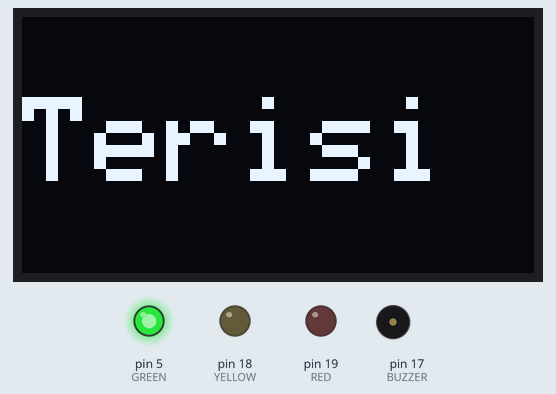
Simulated run of this sketch. Board: Arduino Uno, built with avr-gcc and run on an emulated ATmega328P. Parts: 128×64 one-colour display, output pins drawn as LEDs (lit = HIGH), buzzer (waves = sounding). Pins used as bus, display or sensor lines are not drawn.

Above: at 2.1 s.
At 7.2 s:
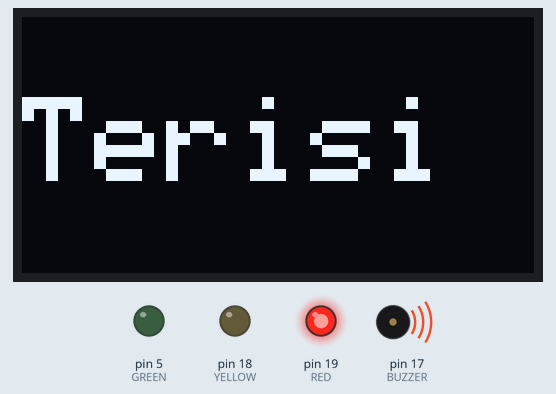
At 9.5 s:
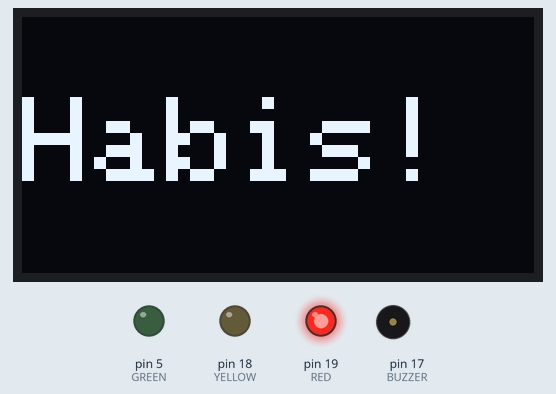
At 17.6 s:
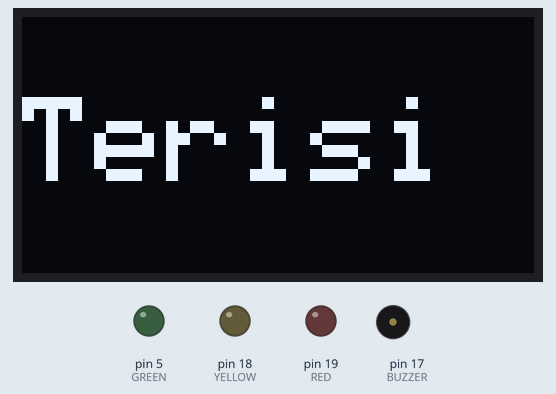
At 21.77 s:
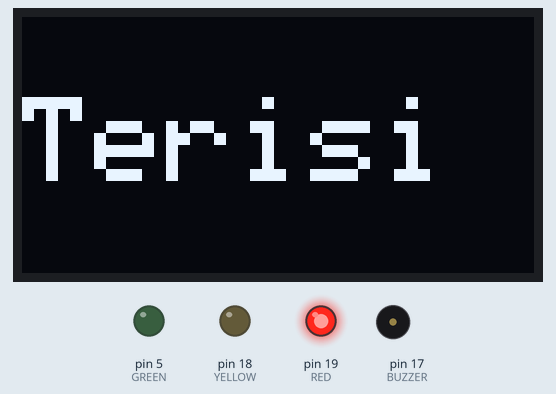
At 36.4 s:
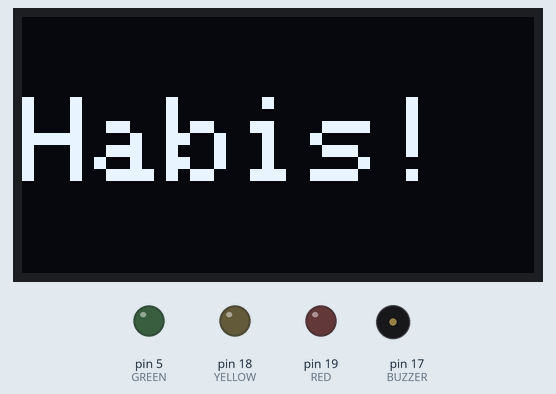
Timing chart, 0 to 40.0 s (numbered marks = the images above):
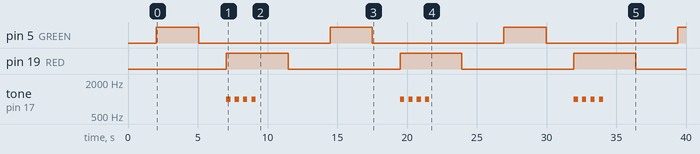

Measured:
- by itself, pin 5 (GREEN): alternates HIGH for 3.0 s and LOW for 9.4 s
- by itself, pin 19 (RED): alternates HIGH for 4.4 s and LOW for 8.0 s
- by itself, tone on pin 17 (BUZZER): repeats every 12.5 s: 3 × (silent 0.30 s, 1000 Hz 0.30 s), silent 10.4 s, 1000 Hz 0.30 s
- what the display in image 0 shows lasts 7.4 s, from 2.1 s to 9.5 s
- what the display in image 2 shows lasts 5.0 s, from 9.5 s to 14.5 s

The sketch:

siti_zahra_Amalia.ino
```cpp
/*********
  Rui Santos
  Complete project details at https://randomnerdtutorials.com
*********/

#include <Wire.h>
#include <Adafruit_GFX.h>
#include <Adafruit_SSD1306.h>
#include <Fonts/FreeSerif9pt7b.h>

#define SCREEN_WIDTH 128 // OLED display width, in pixels
#define SCREEN_HEIGHT 64 // OLED display height, in pixels
#define RED 19
#define YELLOW 18
#define GREEN 5
#define BUZZER 17

// Declaration for an SSD1306 display connected to I2C (SDA, SCL pins)
Adafruit_SSD1306 display(SCREEN_WIDTH, SCREEN_HEIGHT, &Wire, -1);

void setup() {
  Serial.begin(115200);
  pinMode(RED, OUTPUT);
  pinMode(YELLOW, OUTPUT);
  pinMode(GREEN, OUTPUT);
  pinMode(BUZZER, OUTPUT);

  if (!display.begin(SSD1306_SWITCHCAPVCC, 0x3C)) {
    Serial.println("SSD1306 allocation failed");
    for (;;);
  }
  delay(2000);
}

void loop() {
  // Menyalakan LED hijau dan menampilkan pesan "Terisi"
  digitalWrite(GREEN, HIGH);
  display.clearDisplay();
  display.setTextSize(3);
  display.setTextColor(WHITE);
  display.setCursor(0, 20);
  display.println("Terisi");
  display.display();
  delay(3000);

  digitalWrite(GREEN, LOW);
  delay(2000);

  // Menyalakan LED merah dan buzzer
  digitalWrite(RED, HIGH);
  digitalWrite(BUZZER, HIGH);

  // Membuat suara "tit tit tit tit" dengan interval
  for (int i = 0; i < 4; i++) {  // Mengulang 4 kali
    tone(BUZZER, 1000);  // Nada 1000 Hz
    delay(300);          // Durasi suara
    noTone(BUZZER);      // Hentikan suara
    delay(300);          // Interval antar suara
  }

  display.clearDisplay();
  display.setTextSize(3);
  display.setTextColor(WHITE);
  display.setCursor(0, 20);
  display.println("Habis!");
  display.display();
  delay(2000);

  // Mematikan LED merah dan buzzer
  digitalWrite(RED, LOW);
  digitalWrite(BUZZER, LOW);

  delay(3000);
}
```
